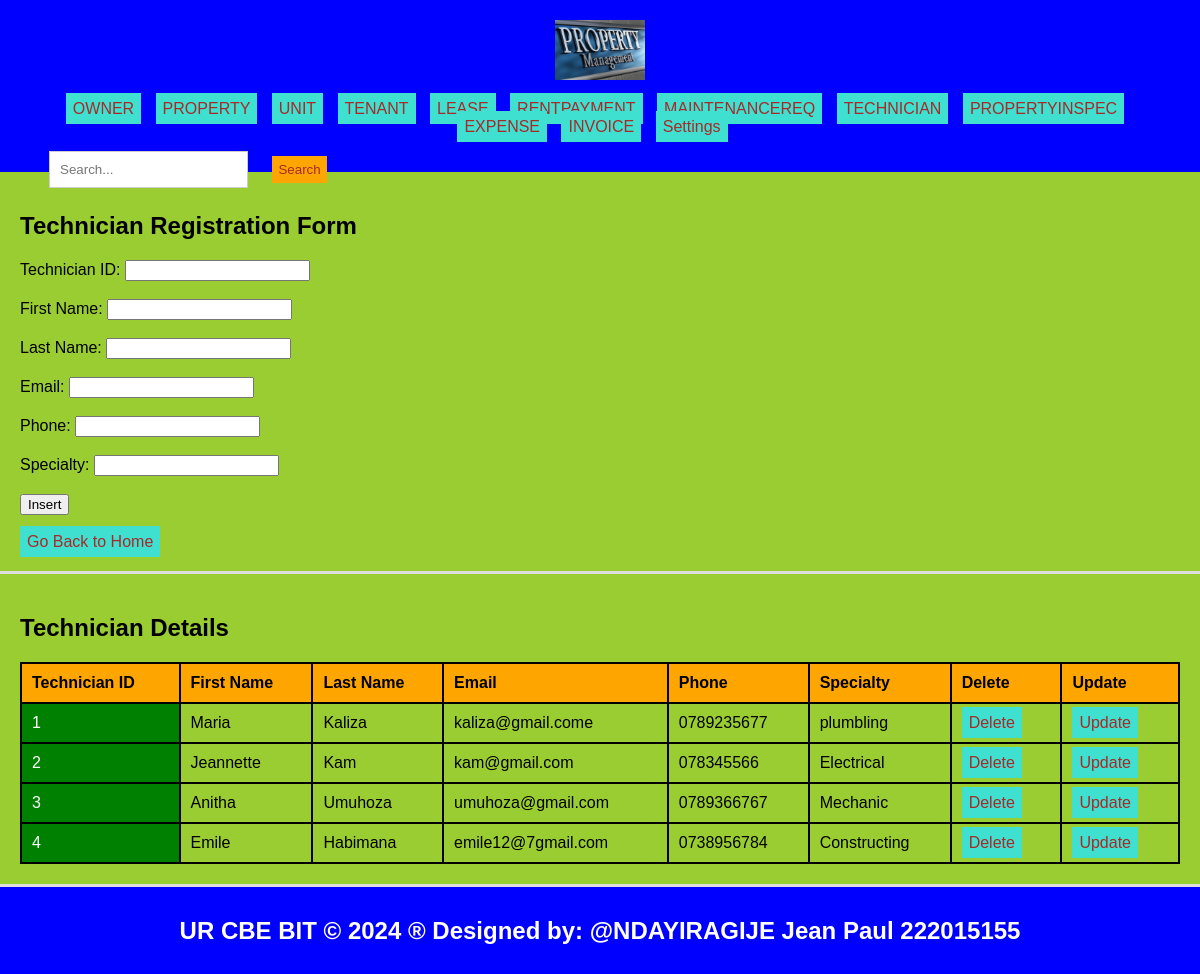
The app's page /technician.php with its own data.
### tables this page shows
CREATE TABLE `technicians` (
  `Technician_id` int(11) NOT NULL,
  `First_name` varchar(50) DEFAULT NULL,
  `Last_name` varchar(50) DEFAULT NULL,
  `Email` varchar(100) DEFAULT NULL,
  `Phone` varchar(15) DEFAULT NULL,
  `Specialty` varchar(60) DEFAULT NULL
);

### technician.php (the view, shortened to what this page needs)
<!DOCTYPE html>
<html lang="en">
<head>
  <link rel="stylesheet" type="text/css" href="style.css">
</head>
<body style="background-color: yellowgreen;">
  <header>
    <div>
      <img src="./Images/a.jpg" width="90" height="60" alt="Logo">
    </div>
    <ul class="navbar">
      <ul class="navbar">
    <li style="display: inline; margin-right: 5px;"><a href="./owner.php">OWNER</a></li>
    <li style="display: inline; margin-right: 5px;"><a href="./property.php">PROPERTY</a></li>
    <li style="display: inline; margin-right: 5px;"><a href="./unit.php">UNIT</a></li>
      <li style="display: inline; margin-right: 5px;"><a href="./tenant.php">TENANT</a></li>
        <li style="display: inline; margin-right: 5px;"><a href="./lease.php">LEASE</a></li>
     <li style="display: inline; margin-right: 5px;"><a href="./rentpayment.php">RENTPAYMENT</a></li>
      <li style="display: inline; margin-right: 5px;"><a href="./MaintenanceReq.php">MAINTENANCEREQ</a></li>
      <li style="display: inline; margin-right: 5px;"><a href="./technician.php">TECHNICIAN</a>
      </li>
      <li style="display: inline; margin-right: 5px;"><a href="./propertyinspec.php">PROPERTYINSPEC</a></li>
      <li style="display: inline; margin-right: 5px;"><a href="./Expense.php">EXPENSE</a></li>
      <li style="display: inline; margin-right: 5px;"><a href="./invoice.php">INVOICE</a>
        <li class="dropdown">
        <a href="#">Settings</a>
      </li>
    </ul>
    <div class="search-form" style="text-align: right; padding: 10px;">
      <form role="search" action="search.php">
        <input class="form-control" type="search" placeholder="Search..." aria-label="Search" name="query">
        <button class="btn" type="submit">Search</button>
      </form>
    </div>
  </header>
  <section>
    <h1>Technician Registration Form</h1>
    <form method="post" onsubmit="return confirmInsert();">
        <label for="technician_id">Technician ID:</label>
        <input type="number" id="technician_id" name="technician_id" required><br><br>
        <label for="first_name">First Name:</label>
        <input type="text" id="first_name" name="first_name" required><br><br>
        <label for="last_name">Last Name:</label>
        <input type="text" id="last_name" name="last_name" required><br><br>
        <label for="email">Email:</label>
        <input type="email" id="email" name="email" required><br><br>
        <label for="phone">Phone:</label>
        <input type="tel" id="phone" name="phone" required><br><br>
        <label for="specialty">Specialty:</label>
        <input type="text" id="specialty" name="specialty" required><br><br>
        <input type="submit" name="add" value="Insert"><br><br>
        <a href="./home.html">Go Back to Home</a>
    </form>
</section>
<?php
include('database_connection.php');
?>
  <section>
    <h2>Technician Details</h2>
    <table>
      <tr>
        <th>Technician ID</th>
        <th>First Name</th>
        <th>Last Name</th>
        <th>Email</th>
        <th>Phone</th>
        <th>Specialty</th>
        <th>Delete</th>
        <th>Update</th>
      </tr>
      <?php
      $sql = "SELECT * FROM technicians";
      $result = $connection->query($sql);
      if ($result->num_rows > 0) {
          while ($row = $result->fetch_assoc()) {
              echo "<tr>
                    <td>{$row['Technician_id']}</td>
                    <td>{$row['First_name']}</td>
                    <td>{$row['Last_name']}</td>
                    <td>{$row['Email']}</td>
                    <td>{$row['Phone']}</td>
                    <td>{$row['Specialty']}</td>
                    <td><a href='delete_technician.php?technician_id={$row['Technician_id']}'>Delete</a></td>
                    <td><a href='update_technician.php?technician_id={$row['Technician_id']}'>Update</a></td>
                   </tr>";
          }
      } else {
          echo "<tr><td colspan='8'>No data found</td></tr>";
      }
      ?>
    </table>
  </section>
  <footer>
    <h2>UR CBE BIT &copy; 2024 &reg; Designed by: @NDAYIRAGIJE Jean Paul 222015155</h2>
  </footer>
</body>
</html>

### style.css (style rules this page uses)
body { font-family: Arial, sans-serif; margin: 0; padding: 0; }
.search-form { float: left; padding: 20px; }
.form-control { padding: 18px; margin-left: 19px; border: 1px solid #ccc; }
.btn { padding: 6px; background-color: orange; color: brown; border: none; }
.dropdown { position: relative; display: inline; margin-right: 10px; }
body { font-family: Arial,sans-serif; margin:0; padding:0; }
header { background-color:blue; padding: 20px; }
.dropdown { position: right; display:right; direction:rtl; }
section { padding:28px; border-bottom: 1px solid #ddd; }
footer { text-align: center; padding: 15px; background-color:blue; }

### technician.php (style rules this page uses)
a { padding: 7px; color: white; background-color: turquoise; text-decoration: none; margin-right: 5px; }
a:link { color: brown; }
button.btn { margin-left: 20px; margin-top: 10px; }
input.form-control { padding: 10px; }
table { width: 100%; border-collapse: collapse; }
th, td { border: 2px solid black; padding: 10px; text-align: left; }
th { background-color: orange; }
td:first-child { background-color: green; color: white; }
section { padding: 20px; border-bottom: 3px solid #ddd; }
header { text-align: center; padding: 20px; background-color: blue; color: white; }
footer { text-align: center; padding: 10px; background-color: blue; color: white; }
.navbar { list-style-type: none; padding: 0; text-align: center; }
.navbar li { display: inline-block; margin-right: 10px; }
.dropdown { position: relative; display: inline-block; }

### records on screen
technicians: Technician_id "1", First_name "Maria", Last_name "Kaliza", Email "kaliza@gmail.come", Phone "0789235677", Specialty "plumbling"
technicians: Technician_id "2", First_name "Jeannette", Last_name "Kam", Email "kam@gmail.com", Phone "078345566", Specialty "Electrical"
technicians: Technician_id "3", First_name "Anitha", Last_name "Umuhoza", Email "umuhoza@gmail.com", Phone "0789366767", Specialty "Mechanic"
technicians: Technician_id "4", First_name "Emile", Last_name "Habimana", Email "emile12@7gmail.com", Phone "0738956784", Specialty "Constructing"
